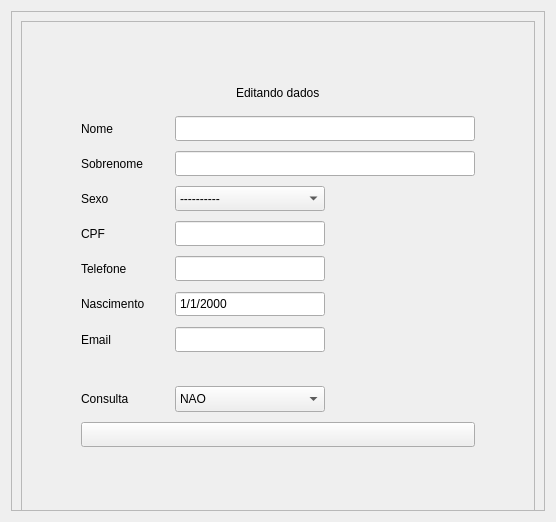
                     <widget class="QWidget" name="editPage">
                      <layout class="QVBoxLayout" name="verticalLayout_20">
                       <item alignment="Qt::AlignHCenter">
                        <widget class="QFrame" name="inputBox2">
                         <property name="maximumSize">
                          <size>
                           <width>550</width>
                           <height>500</height>
                          </size>
                         </property>
                         <property name="frameShape">
                          <enum>QFrame::StyledPanel</enum>
                         </property>
                         <property name="frameShadow">
                          <enum>QFrame::Raised</enum>
                         </property>
                         <layout class="QHBoxLayout" name="horizontalLayout_14">
                          <item>
                           <widget class="QFrame" name="inputBox_2">
                            <property name="minimumSize">
                             <size>
                              <width>500</width>
                              <height>500</height>
                             </size>
                            </property>
                            <property name="maximumSize">
                             <size>
                              <width>16777215</width>
                              <height>16777215</height>
                             </size>
                            </property>
                            <property name="frameShape">
                             <enum>QFrame::StyledPanel</enum>
                            </property>
                            <property name="frameShadow">
                             <enum>QFrame::Raised</enum>
                            </property>
                            <layout class="QVBoxLayout" name="verticalLayout_18">
                             <property name="topMargin">
                              <number>20</number>
                             </property>
                             <property name="bottomMargin">
                              <number>20</number>
                             </property>
                             <item>
                              <layout class="QVBoxLayout" name="verticalLayout_19">
                               <item>
                                <spacer name="verticalSpacer_8">
                                 <property name="orientation">
                                  <enum>Qt::Vertical</enum>
                                 </property>
                                 <property name="sizeHint" stdset="0">
                                  <size>
                                   <width>20</width>
                                   <height>40</height>
                                  </size>
                                 </property>
                                </spacer>
                               </item>
                               <item alignment="Qt::AlignHCenter">
                                <widget class="QLabel" name="editTitle">
                                 <property name="text">
                                  <string>Editando dados</string>
                                 </property>
                                </widget>
                               </item>
                               <item>
                                <layout class="QHBoxLayout" name="horizontalLayout_12">
                                 <property name="spacing">
                                  <number>9</number>
                                 </property>
                                 <item>
                                  <spacer name="horizontalSpacer_12">
                                   <property name="orientation">
                                    <enum>Qt::Horizontal</enum>
                                   </property>
                                   <property name="sizeHint" stdset="0">
                                    <size>
                                     <width>40</width>
                                     <height>20</height>
                                    </size>
                                   </property>
                                  </spacer>
                                 </item>
                                 <item>
                                  <layout class="QGridLayout" name="gridLayout_5">
                                   <property name="leftMargin">
                                    <number>10</number>
                                   </property>
                                   <property name="topMargin">
                                    <number>10</number>
                                   </property>
                                   <property name="rightMargin">
                                    <number>10</number>
                                   </property>
                                   <property name="bottomMargin">
                                    <number>10</number>
                                   </property>
                                   <property name="horizontalSpacing">
                                    <number>30</number>
                                   </property>
                                   <property name="verticalSpacing">
                                    <number>10</number>
                                   </property>
                                   <item row="7" column="1">
                                    <widget class="QLineEdit" name="lineEmailEdit">
                                     <property name="minimumSize">
                                      <size>
                                       <width>150</width>
                                       <height>25</height>
                                      </size>
                                     </property>
                                     <property name="maximumSize">
                                      <size>
                                       <width>150</width>
                                       <height>16777215</height>
                                      </size>
                                     </property>
                                    </widget>
                                   </item>
                                   <item row="12" column="0" colspan="2">
                                    <widget class="QPushButton" name="confirmeditBtn">
                                     <property name="minimumSize">
                                      <size>
                                       <width>0</width>
                                       <height>25</height>
                                      </size>
                                     </property>
                                     <property name="cursor">
                                      <cursorShape>PointingHandCursor</cursorShape>
                                     </property>
                                     <property name="styleSheet">
                                      <string notr="true">image: url(:/icons/images/icons/cil-pencil.png);
</string>
                                     </property>
                                     <property name="text">
                                      <string/>
                                     </property>
                                    </widget>
                                   </item>
                                   <item row="3" column="0">
                                    <widget class="QLabel" name="labelGenderEdit">
                                     <property name="text">
                                      <string>Sexo</string>
                                     </property>
                                    </widget>
                                   </item>
                                   <item row="4" column="1">
                                    <widget class="QLineEdit" name="lineCPFEdit">
                                     <property name="minimumSize">
                                      <size>
                                       <width>150</width>
                                       <height>25</height>
                                      </size>
                                     </property>
                                     <property name="maximumSize">
                                      <size>
                                       <width>150</width>
                                       <height>16777215</height>
                                      </size>
                                     </property>
                                     <property name="text">
                                      <string/>
                                     </property>
                                     <property name="maxLength">
                                      <number>14</number>
                                     </property>
                                    </widget>
                                   </item>
                                   <item row="2" column="1">
                                    <widget class="QLineEdit" name="lineSurnameEdit">
                                     <property name="minimumSize">
                                      <size>
                                       <width>0</width>
                                       <height>25</height>
                                      </size>
                                     </property>
                                     <property name="maximumSize">
                                      <size>
                                       <width>300</width>
                                       <height>16777215</height>
                                      </size>
                                     </property>
                                    </widget>
                                   </item>
                                   <item row="3" column="1" alignment="Qt::AlignLeft">
                                    <widget class="QComboBox" name="genderSelectEdit">
                                     <property name="minimumSize">
                                      <size>
                                       <width>150</width>
                                       <height>25</height>
                                      </size>
                                     </property>
                                     <property name="maximumSize">
                                      <size>
                                       <width>150</width>
                                       <height>16777215</height>
                                      </size>
                                     </property>
                                     <property name="styleSheet">
                                      <string notr="true"/>
                                     </property>
                                     <item>
                                      <property name="text">
                                       <string>----------</string>
                                      </property>
                                     </item>
                                     <item>
                                      <property name="text">
                                       <string>Masculino</string>
                                      </property>
                                     </item>
                                     <item>
                                      <property name="text">
                                       <string>Feminino</string>
                                      </property>
                                     </item>
                                    </widget>
                                   </item>
                                   <item row="5" column="0">
                                    <widget class="QLabel" name="labelPhoneEdit">
                                     <property name="text">
                                      <string>Telefone</string>
                                     </property>
                                    </widget>
                                   </item>
                                   <item row="7" column="0">
                                    <widget class="QLabel" name="labelEmailEdit">
                                     <property name="text">
                                      <string>Email</string>
                                     </property>
                                    </widget>
                                   </item>
                                   <item row="1" column="1">
                                    <widget class="QLineEdit" name="lineNameEdit">
                                     <property name="minimumSize">
                                      <size>
                                       <width>300</width>
                                       <height>25</height>
                                      </size>
                                     </property>
                                     <property name="maximumSize">
                                      <size>
                                       <width>300</width>
                                       <height>16777215</height>
                                      </size>
                                     </property>
                                    </widget>
                                   </item>
                                   <item row="8" column="1">
                                    <widget class="QLabel" name="__grip">
                                     <property name="text">
                                      <string/>
                                     </property>
                                    </widget>
                                   </item>
                                   <item row="5" column="1">
                                    <widget class="QLineEdit" name="linePhoneEdit">
                                     <property name="minimumSize">
                                      <size>
                                       <width>150</width>
                                       <height>25</height>
                                      </size>
                                     </property>
                                     <property name="maximumSize">
                                      <size>
                                       <width>150</width>
                                       <height>16777215</height>
                                      </size>
                                     </property>
                                     <property name="maxLength">
                                      <number>13</number>
                                     </property>
                                    </widget>
                                   </item>
                                   <item row="4" column="0">
                                    <widget class="QLabel" name="labelCPFEdit">
                                     <property name="text">
                                      <string>CPF</string>
                                     </property>
                                    </widget>
                                   </item>
                                   <item row="1" column="0">
                                    <widget class="QLabel" name="labelNameEdit">
                                     <property name="text">
                                      <string>Nome</string>
                                     </property>
                                    </widget>
                                   </item>
                                   <item row="9" column="1">
                                    <widget class="QComboBox" name="consultSelectEdit">
                                     <property name="minimumSize">
                                      <size>
                                       <width>150</width>
                                       <height>26</height>
                                      </size>
                                     </property>
                                     <property name="maximumSize">
                                      <size>
                                       <width>150</width>
                                       <height>26</height>
                                      </size>
                                     </property>
                                     <item>
                                      <property name="text">
                                       <string>NAO</string>
                                      </property>
                                     </item>
                                     <item>
                                      <property name="text">
                                       <string>SIM</string>
                                      </property>
                                     </item>
                                    </widget>
                                   </item>
                                   <item row="2" column="0">
                                    <widget class="QLabel" name="labelSurnameEdit">
                                     <property name="text">
                                      <string>Sobrenome</string>
                                     </property>
                                    </widget>
                                   </item>
                                   <item row="6" column="1">
                                    <widget class="QDateEdit" name="lineBornDateEdit">
                                     <property name="minimumSize">
                                      <size>
                                       <width>150</width>
                                       <height>26</height>
                                      </size>
                                     </property>
                                     <property name="maximumSize">
                                      <size>
                                       <width>150</width>
                                       <height>26</height>
                                      </size>
                                     </property>
                                     <property name="alignment">
                                      <set>Qt::AlignLeading|Qt::AlignLeft|Qt::AlignVCenter</set>
                                     </property>
                                     <property name="buttonSymbols">
                                      <enum>QAbstractSpinBox::NoButtons</enum>
                                     </property>
                                     <property name="displayFormat">
                                      <string>d/M/yyyy</string>
                                     </property>
                                    </widget>
                                   </item>
                                   <item row="9" column="0">
                                    <widget class="QLabel" name="labelConsultEdit">
                                     <property name="text">
                                      <string>Consulta</string>
                                     </property>
                                    </widget>
                                   </item>
                                   <item row="6" column="0">
                                    <widget class="QLabel" name="labelBornDateEdit">
                                     <property name="text">
                                      <string>Nascimento</string>
                                     </property>
                                    </widget>
                                   </item>
                                  </layout>
                                 </item>
                                 <item>
                                  <spacer name="horizontalSpacer_13">
                                   <property name="orientation">
                                    <enum>Qt::Horizontal</enum>
                                   </property>
                                   <property name="sizeHint" stdset="0">
                                    <size>
                                     <width>40</width>
                                     <height>20</height>
                                    </size>
                                   </property>
                                  </spacer>
                                 </item>
                                </layout>
                               </item>
                               <item>
                                <spacer name="verticalSpacer_6">
                                 <property name="orientation">
                                  <enum>Qt::Vertical</enum>
                                 </property>
                                 <property name="sizeHint" stdset="0">
                                  <size>
                                   <width>20</width>
                                   <height>40</height>
                                  </size>
                                 </property>
                                </spacer>
                               </item>
                              </layout>
                             </item>
                            </layout>
                           </widget>
                          </item>
                         </layout>
                        </widget>
                       </item>
                      </layout>
                     </widget>
